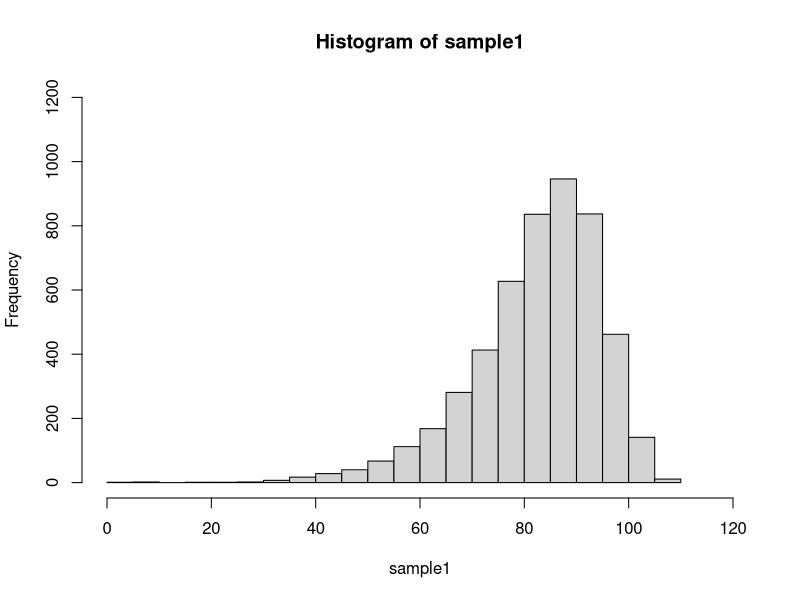
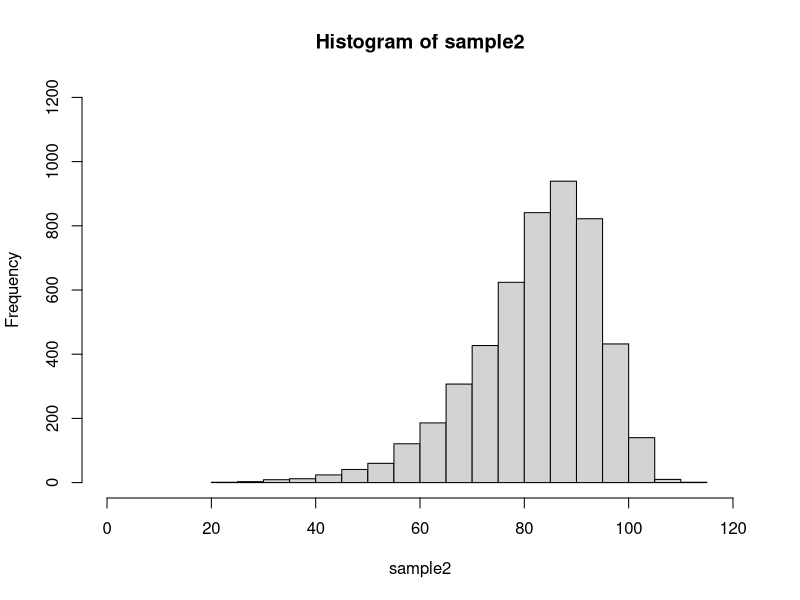
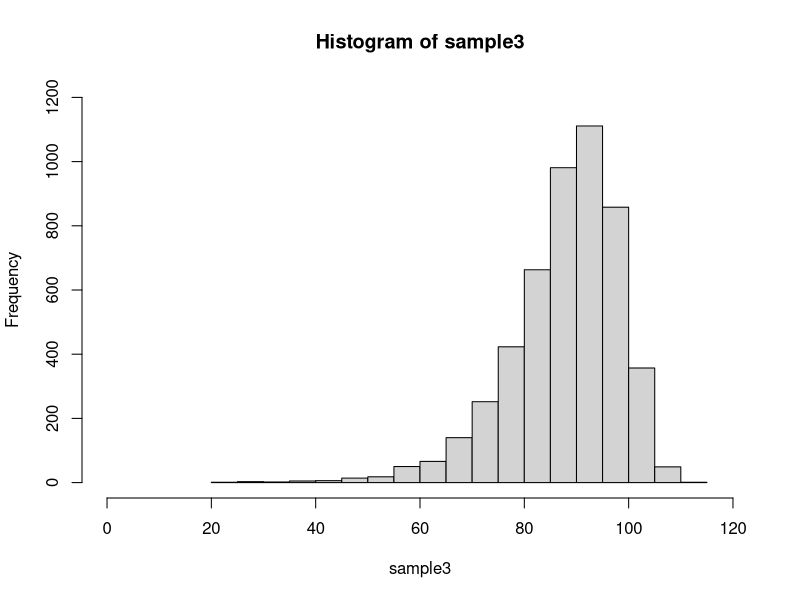
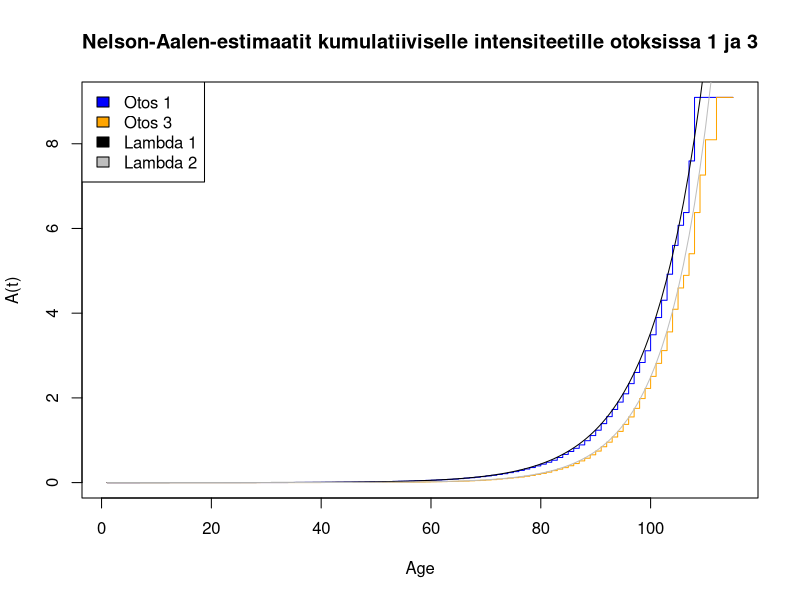

The R source for these figures, in order:
# R version: 4.0.3 (2020-10-10)
# Platform: x86_64-apple-darwin17.0
# OS: macOS Mojave 10.14.1



#########################################################################
### Toy simulation for testing the Nelson-Aalen estimator and the one
# and two sample log-rank tests



# Set rng seed for predictable results
set.seed(72)



#########################################################################
### Constants & Functions



# Gompertz coefficients for the two populations
b1 = 0.00001088387
c1 = 0.1043143
b2 = 0.000001619257
c2 = 0.1213714




# Forces of mortality
fom1 = function(t) {
  return(b1 * exp(c1 * t))
}

fom2 = function(t) {
  return(b2 * exp(c2 * t))
}



# Cumulative intensities
Lambda1 = function(t) {
  return((b1/c1) * (exp(c1 * t) - 1))
}

Lambda2 = function(t) {
  return((b2/c2) * (exp(c2 * t) - 1))
}



# Inverse distribution functions
Inverse1 = function(y) {
  return(log(1 - ((c1/b1) * log(1 - y))) / c1)
}

Inverse2 = function(y) {
  return(log(1 - ((c2/b2) * log(1 - y))) / c2)
}



#########################################################################
### Estimators & Tests



### Nelson-Aalen estimator
# We assume the sample is a vector of lifetimes,
# sorted in ascending order
NelsonAalen = function(t, smpl) {
  A = 0
  Y = length(smpl)
  
  # We use the following scheme throughout the code to
  # loop over jump times of the N corresponding to smpl up to time t
  # The if will hit exactly as many times
  # as there are ended lifetimes i.e. jumps before t
  # Because smpl is sorted, the exact time for the i:th jump
  # is given by smpl[i] and we can break once a lifetime ecxeeds t
  # This is not particularly efficient (you really should at least
  # be caching some stuff) but it gets the job done
  for (i in 1:Y) {
    if (smpl[i] <= t) {
      A = A + (1 / (Y - i + 1))
    } else {
      break()
    }
  }
  return(A)
}



### One sample log-rank test
# The statistic Z(t) is N(t) - the integral term, let us call it E(t)
# We calculate these separately

# Simply the number of deaths by time t
Nt = function(t, smpl) {
  N = 0
  for (i in 1:length(smpl)) {
    if (smpl[i] <= t) {
      N = i
    } else {
      break()
    }
  }
  return(N)
}

# Number at risk at time t
atRisk = function(t, smpl) {
  Y = length(smpl)
  for (i in 1:length(smpl)) {
    if (smpl[i] <= t) {
      Y = Y - 1
    } else {
      break()
    }
  }
  return(Y)
}

# Integral of Y(s)*alpha(s)
E = function(t, smpl, intensity) {
  integrand = function(s) {
    return(atRisk(s, smpl) * intensity(s))
  }
  return(integrate(Vectorize(integrand), lower = 0, upper = t, subdivisions = 2000, rel.tol=.Machine$double.eps^.05)$value)
}

# For the log-rank choice of K, the variance estimate reduces to
# E(t) so we may now calculate the test statistic:
logRank1 = function(t, smpl, intensity) {
  Et = E(t, smpl, intensity)
  return((Nt(t, smpl) - Et) / sqrt(Et))
}



### Two sample log-rank test
# The Z(t) is now a difference of two
# counting process integral functions featuring Y1 and Y2
# For convinience we assume the samples to be of the same size
Z2 = function(t, smpl1, smpl2) {
  # First term, an integral by N1
  s1 = 0
  for (i in 1:length(smpl1)) {
    if (smpl1[i] < t) {
      Y1 = atRisk(smpl1[i], smpl1)
      Y2 = atRisk(smpl1[i], smpl2)
      if (Y1 + Y2 > 0) {
        s1 = s1 + (Y2 / (Y1 + Y2))
      }
    } else {
      break()
    }
  }
  
  # Second term, an integral by N2
  s2 = 0
  for (i in 1:length(smpl2)) {
    if (smpl2[i] < t) {
      Y1 = atRisk(smpl2[i], smpl1)
      Y2 = atRisk(smpl2[i], smpl2)
      if (Y1 + Y2 > 0) {
        s2 = s2 + (Y1 / (Y1 + Y2))
      }
    } else {
      break()
    }
  }
  
  return(s1 - s2)
}

# Variance estimate
sigma2 = function(t, smpl1, smpl2) {
  # This integral is wrt the sum of N1 and N2
  # We rearrange the terms in the sum so that we first loop over
  # all jump times of N1 and then those of N2
  s = 0
  for (i in 1:length(smpl1)) {
    if (smpl1[i] < t) {
      Y1 = atRisk(smpl1[i], smpl1)
      Y2 = atRisk(smpl1[i], smpl2)
      if (Y1 + Y2 > 0) {
        s = s + ((Y1 * Y2) / ((Y1 + Y2)**2))
      }
    } else {
      break()
    }
  }
  
  for (i in 1:length(smpl2)) {
    if (smpl2[i] < t) {
      Y1 = atRisk(smpl2[i], smpl1)
      Y2 = atRisk(smpl2[i], smpl2)
      if (Y1 + Y2 > 0) {
        s = s + ((Y1 * Y2) / ((Y1 + Y2)**2))
      }
    } else {
      break()
    }
  }
  
  return(s)
}

# The final statistic
logRank2 = function(t, smpl1, smpl2) {
  return(Z2(t, smpl1, smpl2) / sqrt(sigma2(t, smpl1, smpl2)))
}

#########################################################################
### Simulation



# Sample size
n = 5000



# Vectors of lifetimes
# Samples 1 and 2 will be from population 1, sample 3 from population 2
sample1 = rep(0, n)
sample2 = rep(0, n)
sample3 = rep(0, n)



# Simulate the lifetimes
# (R would also let you do this more "elegantly" without the loop
# but I find this more intuitively readable)
for (i in 1:n) {
  sample1[i] = Inverse1(runif(1))
  sample2[i] = Inverse1(runif(1))
  sample3[i] = Inverse2(runif(1))
}



# Histograms
hist(sample1, breaks = 30, xlim = c(0, 120), ylim = c(0, 1200))
hist(sample2, breaks = 30, xlim = c(0, 120), ylim = c(0, 1200))
hist(sample3, breaks = 30, xlim = c(0, 120), ylim = c(0, 1200))



# Sort the samples for easier computation
sample1 = sort(sample1)
sample2 = sort(sample2)
sample3 = sort(sample3)



# Calculate Nelson-Aalen estimates
# We use a simple "yearly" evaluation density,
# i.e. we calculate and store the values of the estimator
# at t = 1, 2, ..., 115
endAge = 115
timescale = 1:endAge
A1 = rep(0, length(timescale))
A2 = rep(0, length(timescale))
A3 = rep(0, length(timescale))

# (The i is redundant with this configuration but
# would be needed for different timescales)
i = 1
for (t in timescale) {
  A1[i] = NelsonAalen(t, sample1)
  
  
  A2[i] = NelsonAalen(t, sample2)
  
  
  A3[i] = NelsonAalen(t, sample3)
  
  
  i = i + 1
}



#########################################################################
### Results



# Plot these against the actual cumulative intensities
title = "Nelson-Aalen-estimaatit kumulatiiviselle intensiteetille otoksissa 1 ja 3"
xrange = timescale
plot(timescale, A1, type = "s", xlab = "Age", ylab = "A(t)", main = title, col = "blue")
lines(timescale, A3, type = "s", col = "orange")
lines(Lambda1(xrange), type = "l", col = "black")
lines(Lambda2(xrange), type = "l", col = "gray")
legend(x = "topleft", legend=c("Otos 1", "Otos 3", "Lambda 1", "Lambda 2"), fill = c("blue", "orange", "black", "gray"))



# One sample log-rank test for sample 1 versus its actual intensity
lr1 = logRank1(endAge, sample1, fom1)
print(lr1)
print(2 * (1 - pnorm(abs(lr1))))

# p = 0.8211819, so we correctly fail to reject the null hypothesis

# One sample log-rank test for sample 1 versus
# the false intensity of population 2
lr1 = logRank1(endAge, sample1, fom2)
print(lr1)
print(2 * (1 - pnorm(abs(lr1))))

# p is so small it rounds out to zero,
# so the null is rejected as it should be

# Two sample log-rank test for sample 1 versus sample 2
lr2 = logRank2(endAge, sample1, sample2)
print(lr2)
print(2 * (1 - pnorm(abs(lr2))))

# p = 0.3463391, null correctly holds

# Two sample log-rank test for sample 1 versus sample 3
lr2 = logRank2(endAge, sample1, sample3)
print(lr2)
print(2 * (1 - pnorm(abs(lr2))))

# again p is approximately 0 and null is correctly rejected


